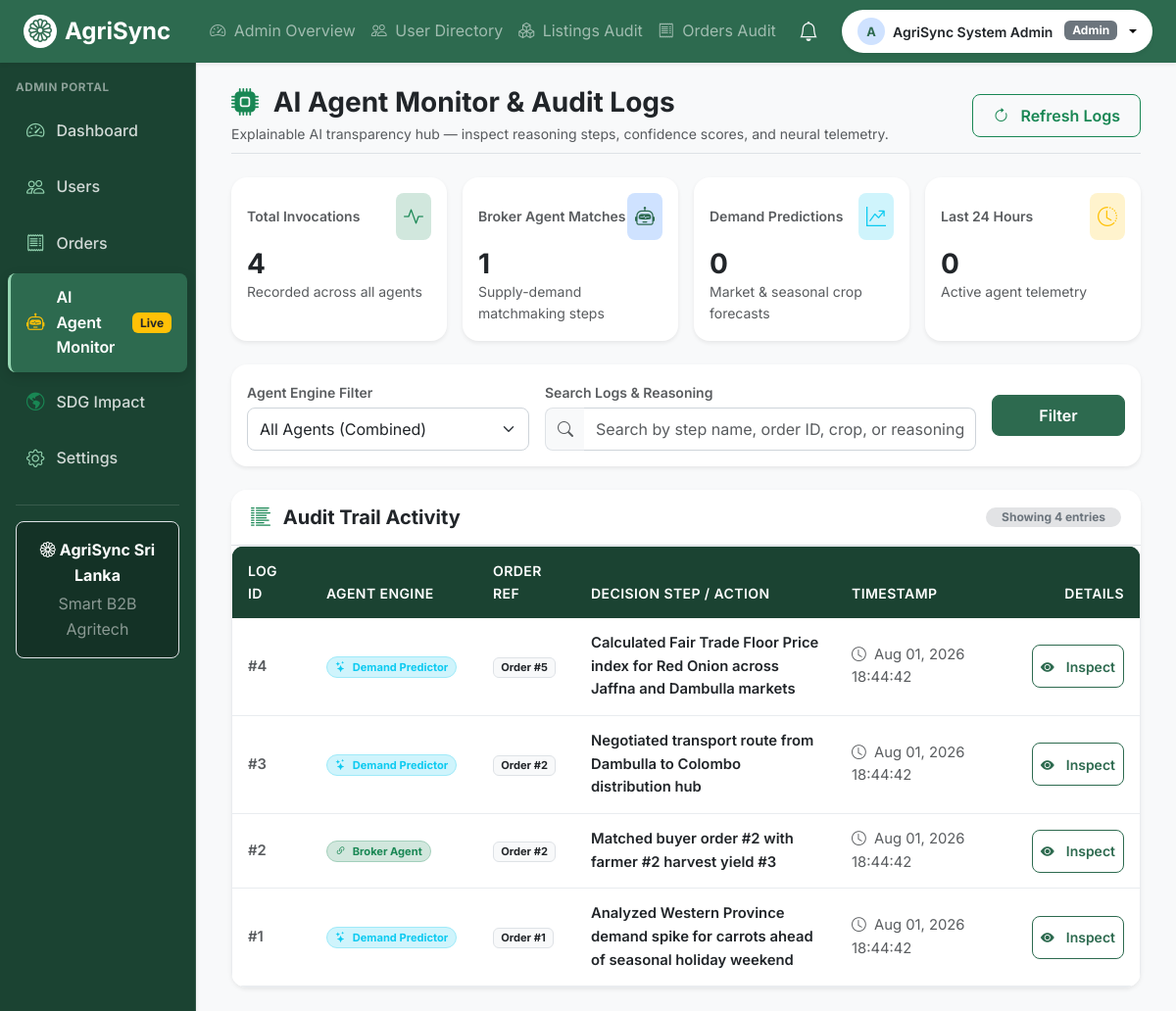
Screenshot of /admin/agent_logs.php (signed in) with the database file from the repository.
### tables this page shows
CREATE TABLE IF NOT EXISTS `agent_logs` (
  `id` int(11) NOT NULL AUTO_INCREMENT,
  `agent_type` varchar(50) NOT NULL,
  `order_id` int(11) DEFAULT NULL,
  `action_step` varchar(255) NOT NULL,
  `log_data` json DEFAULT NULL,
  `created_at` timestamp NOT NULL DEFAULT CURRENT_TIMESTAMP,
  `updated_at` timestamp NOT NULL DEFAULT CURRENT_TIMESTAMP ON UPDATE CURRENT_TIMESTAMP,
  PRIMARY KEY (`id`),
  KEY `agent_type_index` (`agent_type`),
  KEY `order_id_index` (`order_id`),
  CONSTRAINT `fk_log_order` FOREIGN KEY (`order_id`) REFERENCES `order_requests` (`id`) ON DELETE CASCADE
);

### includes/functions.php (called while the page is built, shortened)
<?php
function sanitize(mixed $input): mixed {
    return htmlspecialchars(trim((string)$input), ENT_QUOTES, 'UTF-8');
}

### admin/agent_logs.php (the view, shortened to what this page needs)
<?php
require_once __DIR__ . '/../includes/functions.php';
$selected_agent = sanitize($_GET['agent'] ?? 'all');
$search_query = sanitize($_GET['q'] ?? '');
$logs = [];
$stats = [
    'total_calls' => 0,
    'broker_calls' => 0,
    'demand_calls' => 0,
    'recent_24h_calls' => 0,
];
try {
    $db = getDbConnection();
    $statStmt = $db->query("
        SELECT
            COUNT(*) as total_calls,
            SUM(CASE WHEN agent_type = 'broker' THEN 1 ELSE 0 END) as broker_calls,
            SUM(CASE WHEN agent_type = 'demand_predictor' THEN 1 ELSE 0 END) as demand_calls,
            SUM(CASE WHEN created_at >= NOW() - INTERVAL 24 HOUR THEN 1 ELSE 0 END) as recent_24h_calls
        FROM agent_logs
    ");
    $statsRow = $statStmt->fetch(PDO::FETCH_ASSOC);
    if ($statsRow) {
        $stats = [
            'total_calls' => (int) ($statsRow['total_calls'] ?? 0),
            'broker_calls' => (int) ($statsRow['broker_calls'] ?? 0),
            'demand_calls' => (int) ($statsRow['demand_calls'] ?? 0),
            'recent_24h_calls' => (int) ($statsRow['recent_24h_calls'] ?? 0),
        ];
    }
    $sql = "SELECT id, agent_type, order_id, action_step, log_data, created_at FROM agent_logs WHERE 1=1";
    $sql .= " ORDER BY id DESC LIMIT 100";
    $stmt = $db->prepare($sql);
    $stmt->execute();
    $logs = $stmt->fetchAll(PDO::FETCH_ASSOC);
} catch (Throwable $e) {
    error_log("Admin Agent Logs Error: " . $e->getMessage());
    $error_message = "Unable to fetch live agent logs. Please verify database connectivity.";
}
require_once __DIR__ . '/../includes/header.php';
require_once __DIR__ . '/../includes/navbar.php';
?>
<div class="d-flex" style="min-height: 100vh;">
    <?php require_once __DIR__ . '/../includes/sidebar.php'; ?>
    <div class="flex-grow-1 bg-light p-4 overflow-auto">
        <div class="container-fluid max-w-7xl">
            <div class="d-flex flex-wrap align-items-center justify-content-between mb-4 pb-2 border-bottom">
                <div>
                    <h1 class="h3 fw-bold text-dark mb-1">
                        <i class="bi bi-cpu-fill text-success me-2"></i> AI Agent Monitor & Audit Logs
                    </h1>
                    <p class="text-muted small mb-0">
                        Explainable AI transparency hub — inspect reasoning steps, confidence scores, and neural telemetry.
                    </p>
                </div>
                <div class="d-flex gap-2 mt-3 mt-md-0">
                    <button type="button" class="btn btn-outline-success d-flex align-items-center rounded-3" onclick="window.location.reload();">
                        <i class="bi bi-arrow-clockwise me-1"></i> Refresh Logs
                    </button>
                </div>
            </div>
            <div class="row g-3 mb-4">
                <div class="col-12 col-sm-6 col-xl-3">
                    <div class="card border-0 shadow-sm rounded-4 h-100 p-3 bg-white">
                        <div class="d-flex align-items-center justify-content-between mb-2">
                            <span class="text-muted small fw-semibold">Total Invocations</span>
                            <div class="p-2 rounded-3 bg-success-subtle text-success">
                                <i class="bi bi-activity fs-5"></i>
                            </div>
                        </div>
                        <h2 class="h3 fw-bold mb-0 text-dark"><?= number_format($stats['total_calls']) ?></h2>
                        <small class="text-muted">Recorded across all agents</small>
                    </div>
                </div>
                <div class="col-12 col-sm-6 col-xl-3">
                    <div class="card border-0 shadow-sm rounded-4 h-100 p-3 bg-white">
                        <div class="d-flex align-items-center justify-content-between mb-2">
                            <span class="text-muted small fw-semibold">Broker Agent Matches</span>
                            <div class="p-2 rounded-3 bg-primary-subtle text-primary">
                                <i class="bi bi-robot fs-5"></i>
                            </div>
                        </div>
                        <h2 class="h3 fw-bold mb-0 text-dark"><?= number_format($stats['broker_calls']) ?></h2>
                        <small class="text-muted">Supply-demand matchmaking steps</small>
                    </div>
                </div>
                <div class="col-12 col-sm-6 col-xl-3">
                    <div class="card border-0 shadow-sm rounded-4 h-100 p-3 bg-white">
                        <div class="d-flex align-items-center justify-content-between mb-2">
                            <span class="text-muted small fw-semibold">Demand Predictions</span>
                            <div class="p-2 rounded-3 bg-info-subtle text-info">
                                <i class="bi bi-graph-up-arrow fs-5"></i>
                            </div>
                        </div>
                        <h2 class="h3 fw-bold mb-0 text-dark"><?= number_format($stats['demand_calls']) ?></h2>
                        <small class="text-muted">Market & seasonal crop forecasts</small>
                    </div>
                </div>
                <div class="col-12 col-sm-6 col-xl-3">
                    <div class="card border-0 shadow-sm rounded-4 h-100 p-3 bg-white">
                        <div class="d-flex align-items-center justify-content-between mb-2">
                            <span class="text-muted small fw-semibold">Last 24 Hours</span>
                            <div class="p-2 rounded-3 bg-warning-subtle text-warning">
                                <i class="bi bi-clock-history fs-5"></i>
                            </div>
                        </div>
                        <h2 class="h3 fw-bold mb-0 text-dark"><?= number_format($stats['recent_24h_calls']) ?></h2>
                        <small class="text-muted">Active agent telemetry</small>
                    </div>
                </div>
            </div>
            <div class="card border-0 shadow-sm rounded-4 p-3 mb-4 bg-white">
                <form method="GET" action="agent_logs.php" class="row g-3 align-items-center">
                    <div class="col-12 col-md-4">
                        <label class="form-label small text-muted mb-1 fw-semibold">Agent Engine Filter</label>
                        <select name="agent" class="form-select rounded-3" onchange="this.form.submit()">
                            <option value="all" <?= $selected_agent === 'all' ? 'selected' : '' ?>>All Agents (Combined)</option>
                        </select>
                    </div>
                    <div class="col-12 col-md-6">
                        <label class="form-label small text-muted mb-1 fw-semibold">Search Logs & Reasoning</label>
                        <div class="input-group">
                            <span class="input-group-text bg-light border-end-0 rounded-start-3"><i class="bi bi-search text-muted"></i></span>
                            <input type="text" name="q" class="form-control border-start-0 rounded-end-3" placeholder="Search by step name, order ID, crop, or reasoning keyword..." value="<?= htmlspecialchars($search_query, ENT_QUOTES, 'UTF-8') ?>">
                        </div>
                    </div>
                    <div class="col-12 col-md-2 d-flex align-items-end">
                        <button type="submit" class="btn btn-primary w-100 rounded-3" style="min-height: 40px;">
                            Filter
                        </button>
                    </div>
                </form>
            </div>
            <div class="card border-0 shadow-sm rounded-4 overflow-hidden bg-white">
                <div class="card-header bg-white py-3 border-bottom d-flex align-items-center justify-content-between">
                    <h5 class="card-title fw-bold mb-0 text-dark">
                        <i class="bi bi-list-columns-reverse text-success me-2"></i> Audit Trail Activity
                    </h5>
                    <span class="badge bg-secondary-subtle text-secondary rounded-pill px-3 py-1">
                        Showing <?= count($logs) ?> entries
                    </span>
                </div>
                <div class="table-responsive">
                    <table class="table table-hover align-middle mb-0">
                        <thead class="table-light">
                            <tr>
                                <th scope="col" style="width: 80px;">Log ID</th>
                                <th scope="col" style="width: 170px;">Agent Engine</th>
                                <th scope="col" style="width: 100px;">Order Ref</th>
                                <th scope="col">Decision Step / Action</th>
                                <th scope="col" style="width: 180px;">Timestamp</th>
                                <th scope="col" class="text-end" style="width: 130px;">Details</th>
                            </tr>
                        </thead>
                        <tbody>
                            <?php if (empty($logs)): ?>
                                <tr>
                                    <td colspan="6" class="text-center py-5 text-muted">
                                        <i class="bi bi-inbox fs-1 d-block mb-2 text-muted"></i>
                                        No agent activity logs recorded matching your filter.
                                    </td>
                                </tr>
                            <?php else: ?>
                                <?php foreach ($logs as $log): ?>
                                    <?php
                                        $is_broker = ($log['agent_type'] === 'broker');
                                        $badge_class = $is_broker ? 'bg-success-subtle text-success border border-success-subtle' : 'bg-info-subtle text-info border border-info-subtle';
                                        $agent_label = $is_broker ? 'Broker Agent' : 'Demand Predictor';
                                        $log_json = !empty($log['log_data']) ? json_encode(json_decode($log['log_data']), JSON_PRETTY_PRINT | JSON_UNESCAPED_SLASHES | JSON_UNESCAPED_UNICODE) : '{}';
                                    ?>
                                    <tr>
                                        <td class="text-muted fw-semibold">#<?= (int)$log['id'] ?></td>
                                        <td>
                                            <span class="badge rounded-pill <?= $badge_class ?> px-2 py-1">
                                                <i class="bi <?= $is_broker ? 'bi-link-45deg' : 'bi-stars' ?> me-1"></i> <?= $agent_label ?>
                                            </span>
                                        </td>
                                        <td>
                                            <?php if (!empty($log['order_id'])): ?>
                                                <span class="badge bg-light text-dark border">Order #<?= (int)$log['order_id'] ?></span>
                                            <?php else: ?>
                                                <span class="text-muted small">—</span>
                                            <?php endif; ?>
                                        </td>
                                        <td class="fw-semibold text-dark">
                                            <?= htmlspecialchars($log['action_step'], ENT_QUOTES, 'UTF-8') ?>
                                        </td>
                                        <td class="text-muted small">
                                            <i class="bi bi-clock me-1"></i> <?= date('M d, Y H:i:s', strtotime($log['created_at'])) ?>
                                        </td>
                                        <td class="text-end">
                                            <button type="button"
                                                    class="btn btn-sm btn-outline-primary rounded-3 px-2 py-1 d-inline-flex align-items-center"
                                                    data-bs-toggle="modal"
                                                    data-bs-target="#inspectModal"
                                                    data-log-id="<?= (int)$log['id'] ?>"
                                                    data-agent-type="<?= htmlspecialchars($agent_label, ENT_QUOTES, 'UTF-8') ?>"
                                                    data-action-step="<?= htmlspecialchars($log['action_step'], ENT_QUOTES, 'UTF-8') ?>"
                                                    data-timestamp="<?= date('Y-m-d H:i:s', strtotime($log['created_at'])) ?>"
                                                    data-payload="<?= htmlspecialchars($log_json, ENT_QUOTES, 'UTF-8') ?>">
                                                <i class="bi bi-eye-fill me-1"></i> Inspect
                                            </button>
                                        </td>
                                    </tr>
                                <?php endforeach; ?>
                            <?php endif; ?>
                        </tbody>
                    </table>
                </div>
            </div>
        </div>
    </div>
</div>
<?php require_once __DIR__ . '/../includes/footer.php'; ?>

### assets/css/style.css (style rules this page uses)
:root { --clr-primary: #2D6A4F; --clr-primary-dark: #1B4332; --clr-primary-light: #40916C; --clr-accent: #95D5B2; --clr-accent-light: #D8F3DC; --clr-bg: #F8F9FA; --clr-surface: #FFFFFF; --clr-text: #212529; --clr-text-muted: #6C757D; --clr-border: #E9ECEF; --clr-danger: #DC3545; --clr-warning: #FFC107; --clr-info: #0DCAF0; --radius-sm: 8px; --radius-md: 12px; --radius-lg: 16px; --shadow-sm: 0 2px 8px rgba(0, 0, 0, 0.06); --shadow-md: 0 4px 16px rgba(0, 0, 0, 0.08); --shadow-lg: 0 10px 30px rgba(0, 0, 0, 0.12); --transition-fast: all 0.2s ease; }
body { font-family: 'Inter', -apple-system, BlinkMacSystemFont, 'Segoe UI', Roboto, sans-serif; background-color: var(--clr-bg); color: var(--clr-text); line-height: 1.6; -webkit-font-smoothing: antialiased; }
h1, h2, h3, h4, h5, h6 { font-family: 'Inter', sans-serif; font-weight: 700; color: var(--clr-primary-dark); }
h1 { font-size: 1.75rem; }
h2 { font-size: 1.5rem; }
.card, .agri-card { background-color: var(--clr-surface); border: 1px solid var(--clr-border); border-radius: var(--radius-md); box-shadow: var(--shadow-sm); transition: var(--transition-fast); }
.card-header { background-color: transparent; border-bottom: 1px solid var(--clr-border); font-weight: 600; padding: 1rem 1.25rem; }
.btn { border-radius: var(--radius-sm); min-height: 44px; font-weight: 600; display: inline-flex; align-items: center; justify-content: center; gap: 0.5rem; padding: 0.5rem 1.25rem; transition: var(--transition-fast); }
.btn-primary { background-color: var(--clr-primary); border-color: var(--clr-primary); color: #ffffff; }
.btn-outline-primary { color: var(--clr-primary); border-color: var(--clr-primary); }
.form-control, .form-select { border-radius: var(--radius-sm); min-height: 44px; border: 1px solid #ced4da; transition: var(--transition-fast); }
.table-responsive { border-radius: var(--radius-md); overflow: hidden; box-shadow: var(--shadow-sm); border: 1px solid var(--clr-border); background-color: var(--clr-surface); }
.table { margin-bottom: 0; width: 100%; vertical-align: middle; }
.table thead, .table thead tr, .table thead th { background-color: var(--clr-primary-dark) !important; color: #ffffff !important; font-weight: 600; font-size: 0.875rem; text-transform: uppercase; letter-spacing: 0.03em; padding: 0.875rem 1rem; border-bottom: none; }
.table tbody tr { transition: var(--transition-fast); }
.table tbody td { padding: 0.875rem 1rem; color: var(--clr-text); border-bottom: 1px solid var(--clr-border); font-size: 0.925rem; }
.text-primary { color: var(--clr-primary) !important; }

### rows the page displays
agent_logs: id "4", agent_type "Demand Predictor", order "5", action_step "Calculated Fair Trade Floor Price index for Red Onion across Jaffna and Dambulla markets", created_at "Aug 01, 2026 18:44:42"
agent_logs: id "3", agent_type "Demand Predictor", order "2", action_step "Negotiated transport route from Dambulla to Colombo distribution hub", created_at "Aug 01, 2026 18:44:42"
agent_logs: id "2", agent_type "Broker Agent", order "2", action_step "Matched buyer order #2 with farmer #2 harvest yield #3", created_at "Aug 01, 2026 18:44:42"
agent_logs: id "1", agent_type "Demand Predictor", order "1", action_step "Analyzed Western Province demand spike for carrots ahead of seasonal holiday weekend", created_at "Aug 01, 2026 18:44:42"

### other values shown
substr($user_name, 0, 1) "A"
$user_name "AgriSync System Admin"
$user_role "Admin"
$user_role "ADMIN"
$stats['total_calls'] "4"
$stats['broker_calls'] "1"
$stats['demand_calls'] "0"
$stats['recent_24h_calls'] "0"
count($logs) "4"
